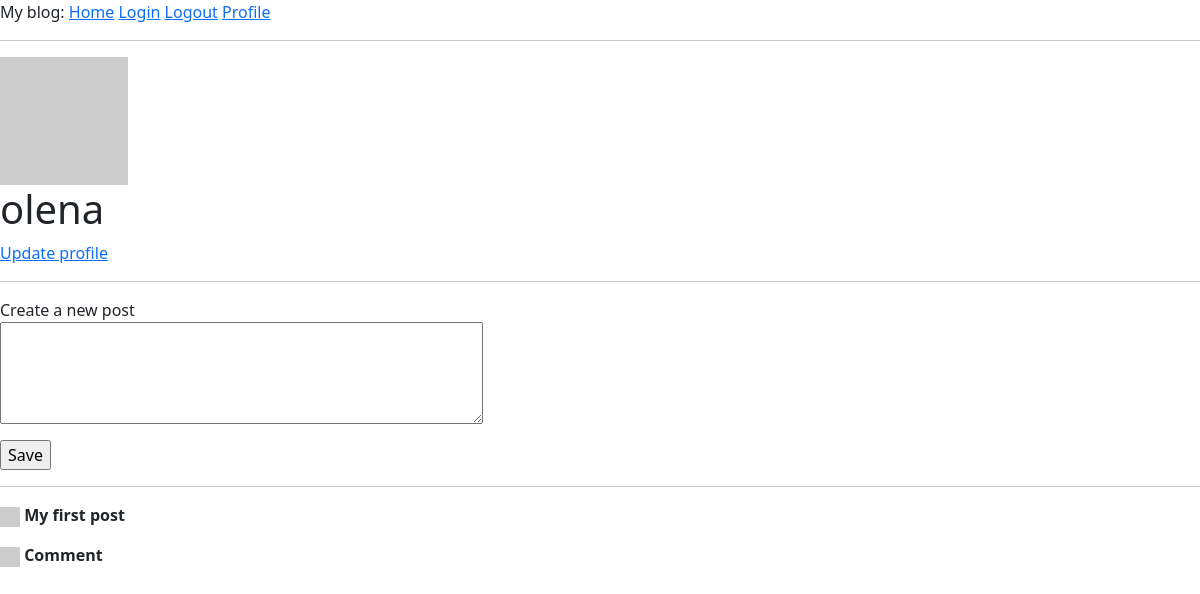
/user/olena (signed in), run on the app's committed database.
### app/models/models.py (models this page shows, shortened)
class User(UserMixin, db.Model):
    __tablename__ = "user"
    id = db.Column(db.Integer, primary_key=True)
    username = db.Column(String(64), unique=True, nullable=False)
    email = db.Column(db.String(120), unique=True, nullable=False)
    isAdmin = db.Column(db.Boolean, nullable=False)
    password_hash = db.Column(String(256))
    profile_image = db.Column(String(256))
    info = db.Column(String(256))
    posts = db.relationship('Post', back_populates='user', cascade='all, delete-orphan')
    comments = db.relationship('Comment', back_populates='user', cascade='all, delete-orphan')
    @login.user_loader
    def load_user(id):
        return db.session.get(User, int(id))
    def get_avatar(self, size):
        digest = md5(self.email.lower().encode('utf-8')).hexdigest()
        self.profile_image = f'https://www.gravatar.com/avatar/{digest}?d=identicon&s={size}'
        return self.profile_image

class Post(db.Model):
    __tablename__ = "post"
    id = db.Column(db.Integer, primary_key=True)
    body = db.Column(String(2500))
    timestamp = db.Column(DateTime, default=func.now())
    user_id = db.Column(db.Integer, db.ForeignKey('user.id'), nullable=False)
    user = db.relationship('User', back_populates='posts')
    comments = db.relationship('Comment', back_populates='post', cascade='all, delete-orphan')

### app/routes/routes.py (the view, shortened to what this page needs)
@app.route('/user/<username>', methods=["GET", "POST"])
@login_required
def user(username):
    user = User.query.filter_by(username=username).first_or_404()
    form = PostForm()
    user.profile_image = user.get_avatar(128)
    posts = Post.query.filter_by(user_id=user.id).all()
    return render_template('profile.html', user=user, form=form, posts=posts)

### app/forms/post_form.py
class PostForm(FlaskForm):
    post = TextAreaField('Create a new post', validators=[DataRequired(), Length(min=0, max=2500)])
    submit = SubmitField('Save')

### app/templates/profile.html (shortened to what this page needs)
{% extends "base.html" %}
{% block content %}
    <div>
        <img src="{{ user.profile_image }}" width="128" height="128"/>
        <h1>{{ user.username }}</h1>
        <p><a href="{{ url_for('update_profile') }}">Update profile</a></p>
    </div>
    <hr>
    <div>
         <form action="" method="post" novalidate>
             <p>
                {{ form.post.label }}<br>
                 {{ form.post(cols=50, rows=4) }}<br>
            </p>
            <p>{{ form.submit() }}</p>
         </form>
    </div>
    <hr>
    {% if posts %}
        {% for post in posts%}
        <p>
            <img src="{{ user.profile_image }}" width="20" height="20"/>
           <b>{{ post.body }}</b>
        </p>
        {% endfor%}
    {% endif %}
{% endblock %}

### data on the page
User: username "olena"
Post: body "My first post"
Post: body "Comment"
